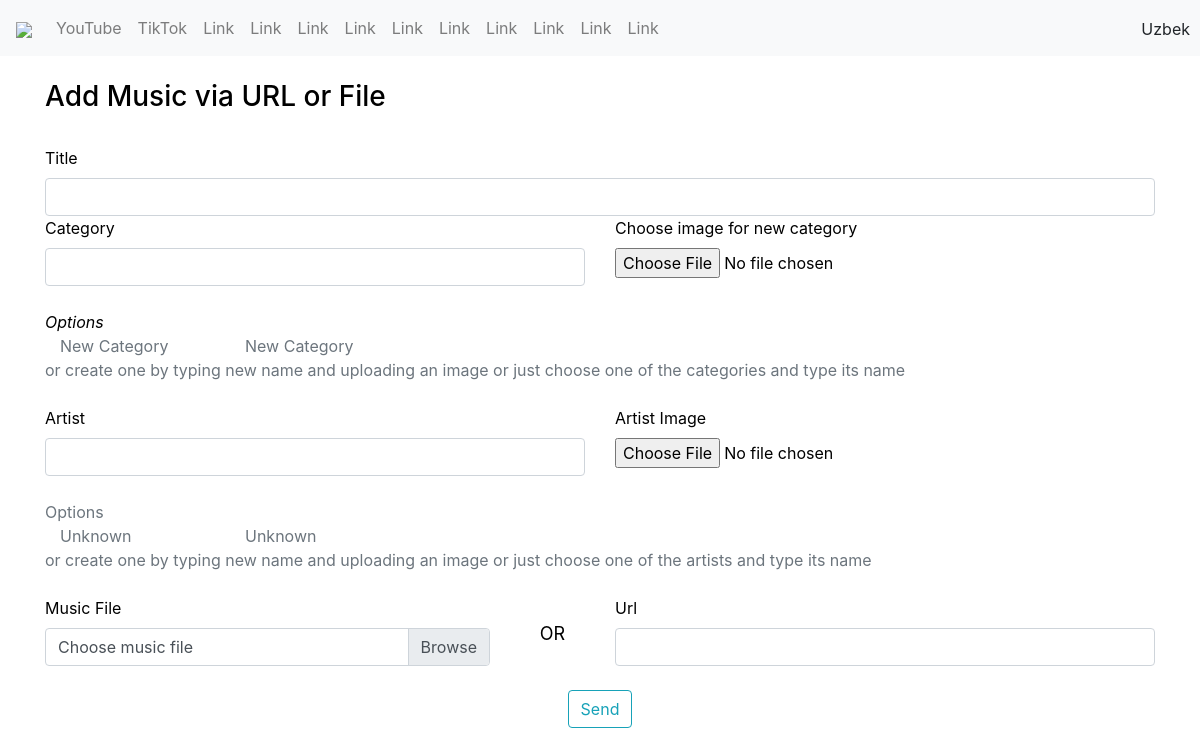
The app's page /api/music2 (signed in), older data.
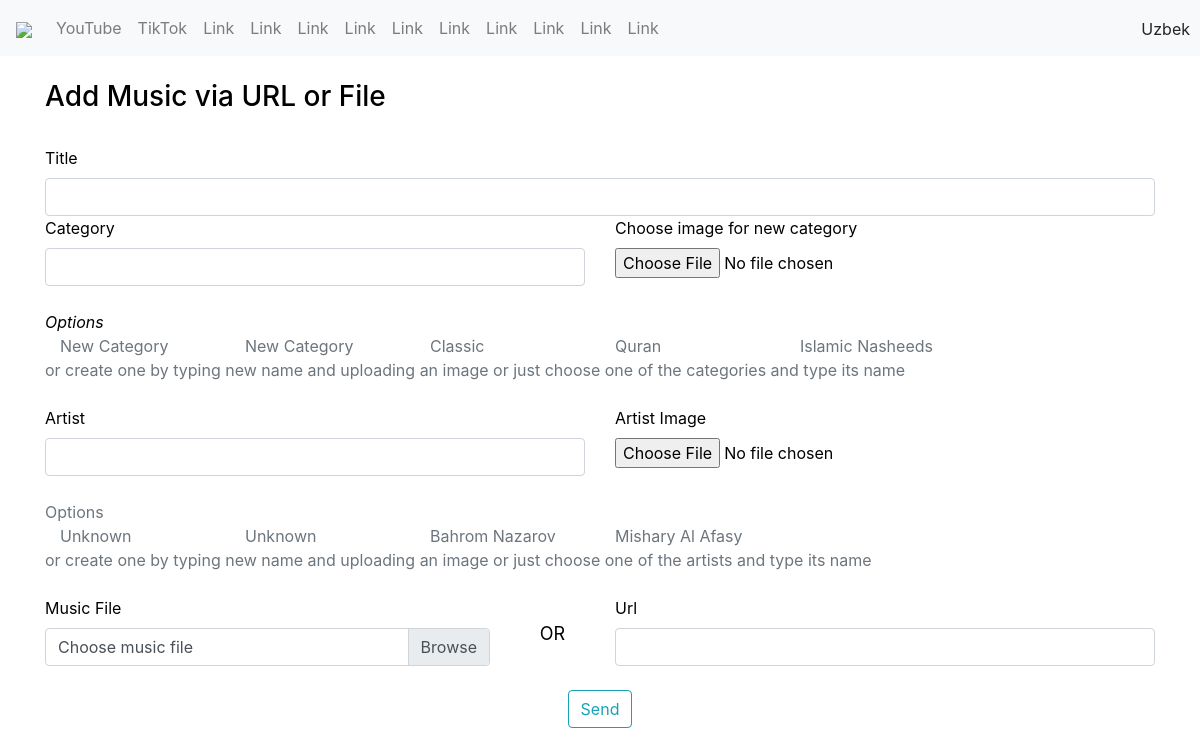
The same page, newer data.
### app/models.py (models this page shows, shortened)
class Category(models.Model):
    title = models.CharField('kategoriya', max_length=50, blank=True)
    photo = models.ImageField('photo', blank=True)
    likes = models.IntegerField(default=0)
    class Meta:
        verbose_name_plural = 'Categories'

class Artist(models.Model):
    name = models.CharField('Ismi', max_length=50)
    photo = models.ImageField(null=True, blank=True)
    likes = models.PositiveIntegerField(null=True, blank=True, default=0)

### app/views.py (the view, shortened to what this page needs)
# urls.py: path("music2", get_music),
@login_required(login_url="/api/songs")
def get_music(request):
    x = Category.objects.all()
    y = Artist.objects.all()
    return render(request, "new one.html", {"x": x, "y": y})

### templates/new one.html (shortened to what this page needs)
<!DOCTYPE html>
<html lang="en" class="no-js">
<head>
	<link rel="stylesheet" href="https://maxcdn.bootstrapcdn.com/bootstrap/4.5.2/css/bootstrap.min.css">
</head>
<body style="color: black;overflow-x: hidden;">
	<nav class="navbar navbar-expand-md bg-light navbar-light">
		<a class="navbar-brand" href="#"><img src="https://getyoutube.net/public/img/getyoutube.svg?7"
				width="180px"></a>
		<div class="collapse navbar-collapse" id="collapsibleNavbar">
			<ul class="navbar-nav">
				<li class="nav-item">
					<a class="nav-link" href="#">YouTube</a>
				</li>
				<li class="nav-item">
					<a class="nav-link" href="#">TikTok</a>
				</li>
				<li class="nav-item">
					<a class="nav-link" href="#">Link</a>
				</li>
				<li class="nav-item">
					<a class="nav-link" href="#">Link</a>
				</li>
				<li class="nav-item">
					<a class="nav-link" href="#">Link</a>
				</li>
				<li class="nav-item">
					<a class="nav-link" href="#">Link</a>
				</li>
				<li class="nav-item">
					<a class="nav-link" href="#">Link</a>
				</li>
				<li class="nav-item">
					<a class="nav-link" href="#">Link</a>
				</li>
				<li class="nav-item">
					<a class="nav-link" href="#">Link</a>
				</li>
				<li class="nav-item">
					<a class="nav-link" href="#">Link</a>
				</li>
				<li class="nav-item">
					<a class="nav-link" href="#">Link</a>
				</li>
				<li class="nav-item">
					<a class="nav-link" href="#">Link</a>
				</li>
			</ul>
		</div>
		<div class="dropdown dropleft" style="position: absolute;right:10px;top: 15px;">
			<button type="button" class="btn" style="border: none;background-color: none;padding: 0px;margin: 0px;"
				data-toggle="dropdown">
				Uzbek
			</button>
		</div>
	</nav>
	<br>
	<div class="container">
		<h3> Add Music via URL or File</h3><br>
		<form class="row justify-content-center" method="post" enctype=multipart/form-data>
			<div class="col-md-12">
				<label>Title</label>
				<input type="text" name="title" class="form-control">
			</div>
			<div class="col-md-6 col-sm-12 col-12">
				<label>Category</label>
				<input type="text" name="category" class="form-control" /><br>
			</div>
			<div class="col-md-6 col-11 cols-sm-11">
				<label>Choose image for new category</label><br><input accept=.jpg,.jpeg,.png" type="file"
					name="category_image">
			</div>
			<div class="col-md-12 col-sm-12 col-12">
				{% if x %}
				<i>Options</i>
				<div class="container">
					<div class="row">
						{% for i in x %}
						<div class=" col-md-3 col-lg-2 col-sm-4 col-6 text-secondary" value={{i.title}}>{{i.title}}
						</div>
						{% endfor %}
					</div>
				</div>
				{% endif %}
				<div class="text-secondary"> or create one by typing new name and uploading an
					image
					or just choose one of
					the
					categories and type
					its name</div><br>
			</div>
			<div class="col-md-6 col-sm-12 col-12">
				<label>Artist</label>
				<input type="text" class="form-control" name="artist" /><br>
			</div>
			<div class=" col-md-6 col-sm-11 col-11">
				<label>Artist Image</label><br>
				<input accept=.jpg,.jpeg,.png" type="file" name="artist_image">
			</div>
			<div class="col-md-12 col-sm-12 col-12">
				{% if y %}
				<div class="text-secondary">Options</div>
				<div class="container">
					<div class="row">
						{% for i in y %}
						<div class=" col-md-3 col-lg-2 col-sm-4 col-6 text-secondary" value={{i.name}}>{{i.name}}</div>
						{% endfor %}
					</div>
				</div>
				{% endif %}
				<div class="text-secondary"> or create one by typing new name and uploading an
					image
					or just choose one of
					the artists and type
					its name
				</div><br />
			</div>
			<div class="col-md-5">
				<label>Music File</label>
				<div class="custom-file">
					<label class="custom-file-label" for="customFile">Choose music file</label>
				</div>
			</div>
			<div class="col-md-1 mt-lg-4" style="text-align: center;font-size: large;">
				OR
			</div>
			<div class="col-md-6">
				<label>Url</label>
				<input type="text" class="form-control" name="url" /><br />
			</div>
			<button class="btn btn-outline-info">Send</button>
		</form>
	</div>
</body>

Row changes from the older to the newer data that the page shows:
added Category: title "Classic"
added Category: title "Quran"
added Category: title "Islamic Nasheeds"
added Artist: name "Bahrom Nazarov"
added Artist: name "Mishary Al Afasy"
